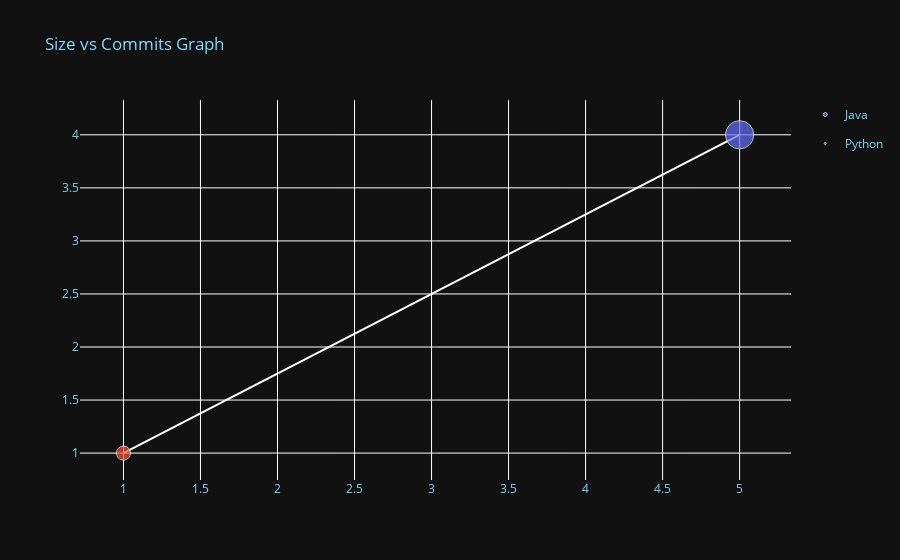

The code cell stored with this chart in its notebook:
### Markdown cell above
### Size vs Commits Analysis

### Code cell
figline = px.line(df1, x='Size', y='Commits')
figline.update_traces(line=dict(color = 'white'))

figscatt = px.scatter(df1, x='Size', y='Commits', title='Size vs Commits', color = 'Lang', size = 'Commits' )

figscatt.update_layout(
    plot_bgcolor=colors['background'],
    paper_bgcolor=colors['background'],
    font_color=colors['text']
)

fig2 = go.Figure(data=figline.data + figscatt.data)

fig2.update_layout(
    plot_bgcolor=colors['background'],
    paper_bgcolor=colors['background'],
    font_color=colors['text'],
    title = f'Size vs Commits Graph for {user}'
)

fig2.show()

### Figure 1 — Plotly figure (JSON) as saved in the notebook; plotly's stock layout.template omitted (floating-point values rounded to 4 significant figures)
{"data": [{"hovertemplate": "Size=%{x}<br>Commits=%{y}<extra></extra>", "legendgroup": "", "line": {"color": "white", "dash": "solid"}, "mode": "lines", "name": "", "orientation": "v", "showlegend": false, "type": "scatter", "x": [5, 1], "xaxis": "x", "y": [4, 1], "yaxis": "y"}, {"hovertemplate": "Lang=Java<br>Size=%{x}<br>Commits=%{marker.size}<extra></extra>", "legendgroup": "Java", "marker": {"color": "#636efa", "size": [4], "sizemode": "area", "sizeref": 0.01, "symbol": "circle"}, "mode": "markers", "name": "Java", "orientation": "v", "showlegend": true, "type": "scatter", "x": [5], "xaxis": "x", "y": [4], "yaxis": "y"}, {"hovertemplate": "Lang=Python<br>Size=%{x}<br>Commits=%{marker.size}<extra></extra>", "legendgroup": "Python", "marker": {"color": "#EF553B", "size": [1], "sizemode": "area", "sizeref": 0.01, "symbol": "circle"}, "mode": "markers", "name": "Python", "orientation": "v", "showlegend": true, "type": "scatter", "x": [1], "xaxis": "x", "y": [1], "yaxis": "y"}], "layout": {"font": {"color": "#7FDBFF"}, "paper_bgcolor": "#111111", "plot_bgcolor": "#111111", "title": {"text": "Size vs Commits Graph"}}}
